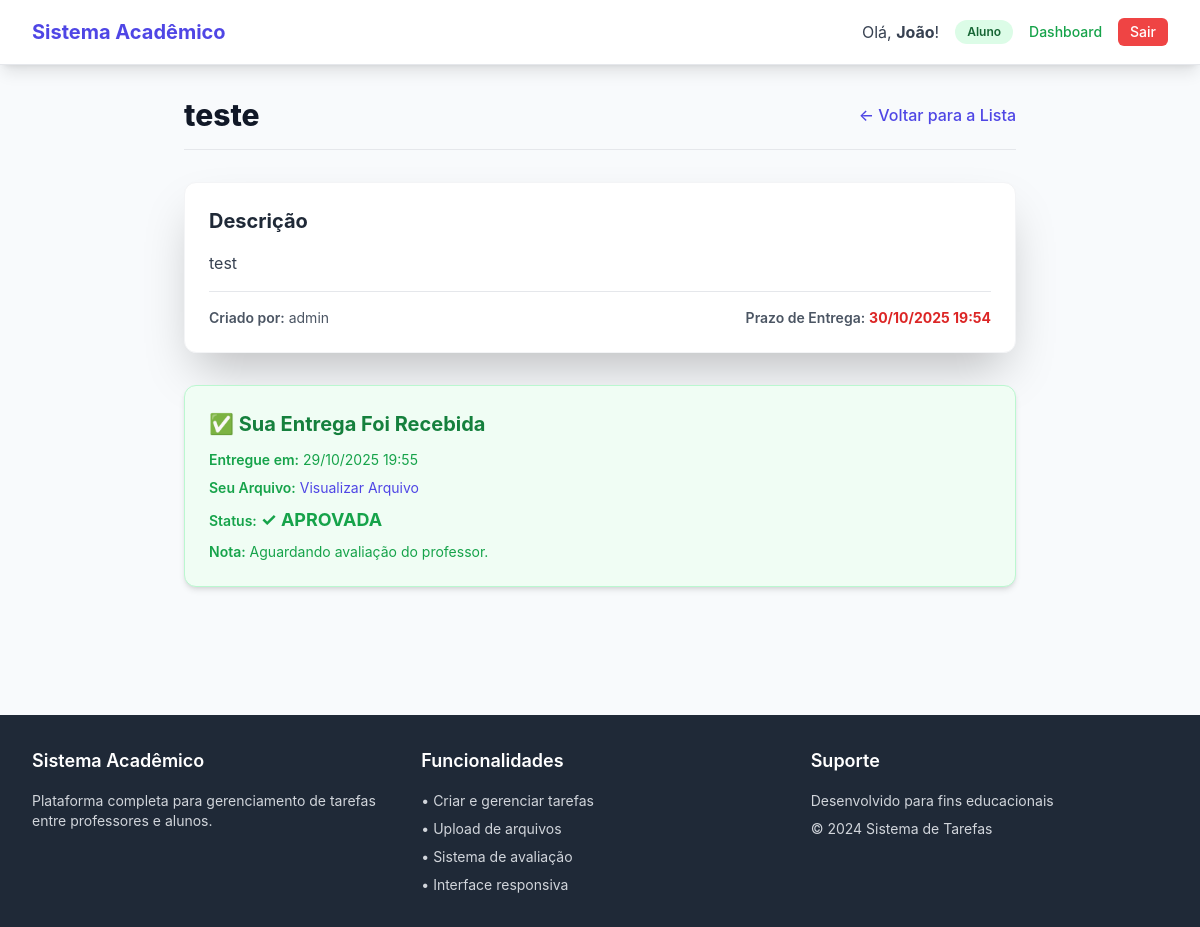
The app's page /tarefas/3/entrega/ (signed in) with its own data.
### tarefas/models.py (models this page shows, shortened)
class Tarefa(models.Model):
    professor = models.ForeignKey(User, on_delete=models.CASCADE,
                                  limit_choices_to={'is_superuser': True},
                                  related_name='tarefas_criadas',
                                  verbose_name='Professor')
    alunos_especificos = models.ManyToManyField(User,
                                                limit_choices_to={'is_superuser': False},
                                                related_name='tarefas_especificas',
                                                blank=True,
                                                verbose_name='Alunos Específicos')
    titulo = models.CharField(max_length=200, verbose_name='Título')
    descricao = models.TextField(verbose_name='Descrição')
    data_publicacao = models.DateTimeField(default=timezone.now, verbose_name='Publicado em')
    data_expiracao = models.DateTimeField(verbose_name='Data de Expiração')
    ativa = models.BooleanField(default=True, verbose_name='Ativa')
    class Meta:
        verbose_name = 'Tarefa'
        verbose_name_plural = 'Tarefas'
        ordering = ['data_expiracao']
    def is_expired(self, data_comparacao=None):
        if data_comparacao:
            return self.data_expiracao < data_comparacao
        return self.data_expiracao < timezone.now()

class Entrega(models.Model):
    tarefa = models.ForeignKey(Tarefa, on_delete=models.CASCADE, related_name='entregas',
                               verbose_name='Tarefa')
    aluno = models.ForeignKey(User, on_delete=models.CASCADE,
                              limit_choices_to={'is_superuser': False},
                              related_name='minhas_entregas',
                              verbose_name='Aluno')
    data_entrega = models.DateTimeField(default=timezone.now, verbose_name='Data da Entrega')
    arquivo = models.FileField(upload_to=user_directory_path, verbose_name='Arquivo de Entrega')
    STATUS_CHOICES = [
        ('pendente', 'Pendente'),
        ('aprovada', 'Aprovada'),
        ('rejeitada', 'Rejeitada'),
    ]
    status = models.CharField(max_length=10, choices=STATUS_CHOICES, default='pendente', verbose_name='Status')
    nota = models.DecimalField(max_digits=5, decimal_places=2, null=True, blank=True, verbose_name='Nota')
    comentarios_professor = models.TextField(null=True, blank=True, verbose_name='Comentários')
    class Meta:
        verbose_name = 'Entrega'
        verbose_name_plural = 'Entregas'
        unique_together = ('tarefa', 'aluno')
        ordering = ['-data_entrega']

### tarefas/views.py (the view, shortened to what this page needs)
# urls.py: path('tarefas/<int:tarefa_id>/entrega/', views.detalhe_tarefa_entrega, name='detalhe_tarefa_entrega'),
@login_required
def detalhe_tarefa_entrega(request, tarefa_id):
    tarefa = get_object_or_404(Tarefa, pk=tarefa_id)
    if request.user.is_superuser:
        entregas = Entrega.objects.filter(tarefa=tarefa).select_related('aluno').order_by('-data_entrega')
        context = {
            'tarefa': tarefa,
            'entregas': entregas,
            'titulo_pagina': f'Entregas para: {tarefa.titulo}',
        }
        return render(request, 'tarefas/detalhe_professor.html', context)
    else:
        entrega_existente = Entrega.objects.filter(tarefa=tarefa, aluno=request.user).first()
        form = EntregaForm() # Cria o formulário vazio para exibição
        context = {
            'tarefa': tarefa,
            'entrega_existente': entrega_existente,
            'form': form,
            'now': timezone.now(),
            'pode_entregar': not tarefa.is_expired() and not entrega_existente,
        }
        return render(request, 'tarefas/detalhe_aluno.html', context)

### templates/tarefas/detalhe_aluno.html (shortened to what this page needs)
{% extends 'base.html' %}
{% load static %}
{% block content %}
<div class="max-w-4xl mx-auto px-4 sm:px-6 lg:px-8 py-8">
    <header class="mb-8 border-b pb-4 flex justify-between items-center">
        <h1 class="text-3xl font-extrabold text-gray-900">{{ tarefa.titulo }}</h1>
        <a href="{% url 'tarefas:lista_tarefas' %}" class="text-indigo-600 hover:text-indigo-800 font-medium transition duration-150">
            ← Voltar para a Lista
        </a>
    </header>
    <div class="bg-white p-6 rounded-xl shadow-2xl border border-gray-100 mb-8">
        <h2 class="text-xl font-bold mb-4 text-gray-800">Descrição</h2>
        <p class="text-gray-700 whitespace-pre-line mb-4">{{ tarefa.descricao }}</p>
        <hr class="my-4">
        <div class="flex flex-wrap justify-between text-sm text-gray-600">
            <p><span class="font-semibold">Criado por:</span> {{ tarefa.professor.username }}</p>
            <p><span class="font-semibold">Prazo de Entrega:</span>
                <span class="{% if tarefa.is_expired %}text-red-600 font-bold{% else %}text-green-600 font-bold{% endif %}">
                    {{ tarefa.data_expiracao|date:"d/m/Y H:i" }}
                </span>
            </p>
        </div>
    </div>
    {% if entrega_existente %}
        <div class="bg-green-50 p-6 rounded-xl border border-green-200 shadow-md mb-8">
            <h3 class="text-xl font-bold text-green-700 mb-3">✅ Sua Entrega Foi Recebida</h3>
            <p class="text-sm text-green-600 mb-2">
                <span class="font-semibold">Entregue em:</span> {{ entrega_existente.data_entrega|date:"d/m/Y H:i" }}
            </p>
            <p class="text-sm text-green-600 mb-2">
                <span class="font-semibold">Seu Arquivo:</span>
                <a href="{{ entrega_existente.arquivo.url }}" target="_blank" class="text-indigo-600 hover:underline">
                    Visualizar Arquivo
                </a>
            </p>
            <p class="text-sm text-green-600 mb-2">
                <span class="font-semibold">Status:</span>
                {% if entrega_existente.status == 'aprovada' %}
                    <span class="text-lg font-bold text-green-600">✓ APROVADA</span>
                {% elif entrega_existente.status == 'rejeitada' %}
                    <span class="text-lg font-bold text-red-600">✗ REJEITADA</span>
                {% else %}
                    <span class="text-lg font-bold text-yellow-600">⏳ PENDENTE</span>
                {% endif %}
            </p>
            <p class="text-sm text-green-600">
                <span class="font-semibold">Nota:</span>
                {% if entrega_existente.nota %}
                    <span class="text-lg font-bold">{{ entrega_existente.nota }}</span>
                {% else %}
                    Aguardando avaliação do professor.
                {% endif %}
            </p>
        </div>
    {% endif %}
</div>
{% endblock %}

### templates/base.html (shortened to what this page needs)
<!DOCTYPE html>
<html lang="pt-br">
<head>
    <script src="https://cdn.tailwindcss.com"></script>
</head>
<body class="min-h-screen">
    <nav class="bg-white shadow-lg border-b">
        <div class="max-w-7xl mx-auto px-4 sm:px-6 lg:px-8">
            <div class="flex justify-between h-16">
                <div class="flex items-center">
                    <a href="{% url 'tarefas:home' %}" class="text-xl font-bold text-indigo-600 hover:text-indigo-800 transition duration-150">Sistema Acadêmico</a>
                </div>
                <div class="flex items-center space-x-4">
                    {% if user.is_authenticated %}
                        <span class="text-gray-700">Olá, <strong>{{ user.first_name|default:user.username }}</strong>!</span>
                        {% if user.is_superuser %}
                            <span class="px-3 py-1 bg-indigo-100 text-indigo-800 rounded-full text-xs font-semibold">Professor</span>
                            <a href="{% url 'tarefas:dashboard' %}" class="text-indigo-600 hover:text-indigo-800 font-medium text-sm">Dashboard</a>
                            <a href="{% url 'admin:index' %}" class="text-indigo-600 hover:text-indigo-800 font-medium text-sm">Admin</a>
                        {% else %}
                            <span class="px-3 py-1 bg-green-100 text-green-800 rounded-full text-xs font-semibold">Aluno</span>
                            <a href="{% url 'tarefas:dashboard' %}" class="text-green-600 hover:text-green-800 font-medium text-sm">Dashboard</a>
                        {% endif %}
                        <a href="{% url 'tarefas:logout' %}" class="bg-red-500 hover:bg-red-600 text-white px-3 py-1 rounded-md text-sm font-medium transition duration-150">Sair</a>
                    {% else %}
                        <a href="/auth/login/" class="bg-indigo-600 hover:bg-indigo-700 text-white px-4 py-2 rounded-md font-medium transition duration-150">Entrar</a>
                    {% endif %}
                </div>
            </div>
        </div>
    </nav>
    <main>
        {% block content %}
        {% endblock %}
    </main>
    <footer class="bg-gray-800 text-white py-8 mt-16">
        <div class="max-w-7xl mx-auto px-4 sm:px-6 lg:px-8">
            <div class="grid grid-cols-1 md:grid-cols-3 gap-8">
                <div>
                    <h3 class="text-lg font-semibold mb-4">Sistema Acadêmico</h3>
                    <p class="text-gray-300 text-sm">Plataforma completa para gerenciamento de tarefas entre professores e alunos.</p>
                </div>
                <div>
                    <h3 class="text-lg font-semibold mb-4">Funcionalidades</h3>
                    <ul class="text-gray-300 text-sm space-y-2">
                        <li>• Criar e gerenciar tarefas</li>
                        <li>• Upload de arquivos</li>
                        <li>• Sistema de avaliação</li>
                        <li>• Interface responsiva</li>
                    </ul>
                </div>
                <div>
                    <h3 class="text-lg font-semibold mb-4">Suporte</h3>
                    <p class="text-gray-300 text-sm mb-2">Desenvolvido para fins educacionais</p>
                    <p class="text-gray-300 text-sm">&copy; 2024 Sistema de Tarefas</p>
                </div>
            </div>
        </div>
    </footer>
</body>
</html>

### templates/base.html (style rules this page uses)
body { background-color: #f8fafc; font-family: 'Inter', -apple-system, BlinkMacSystemFont, sans-serif; }

### records on screen
Tarefa: titulo "teste", descricao "test", professor.username "admin", data_expiracao "30/10/2025 19:54"
Entrega: data_entrega "29/10/2025 19:55"

### other values on screen
{{ user.first_name|default:user.username }} "João"
